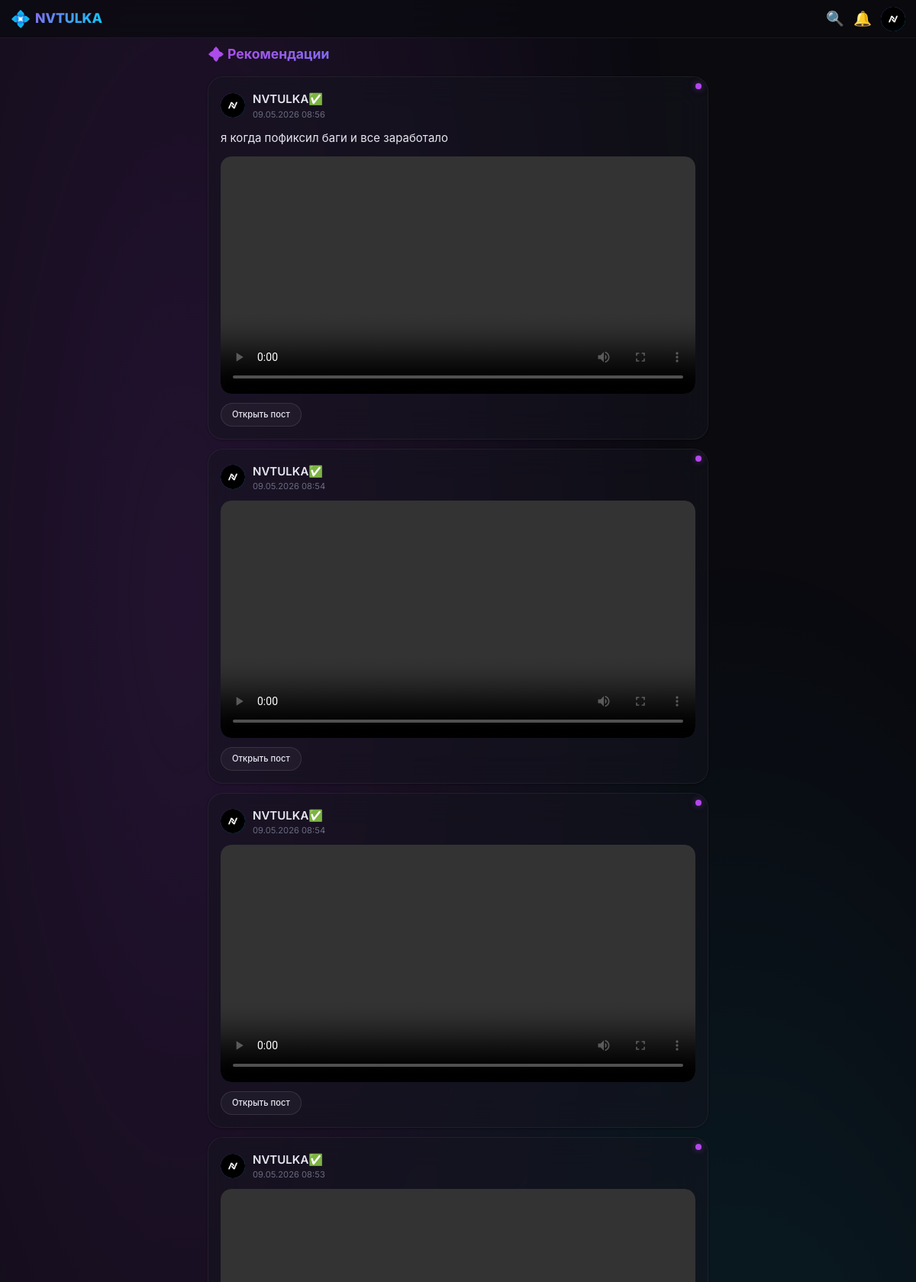
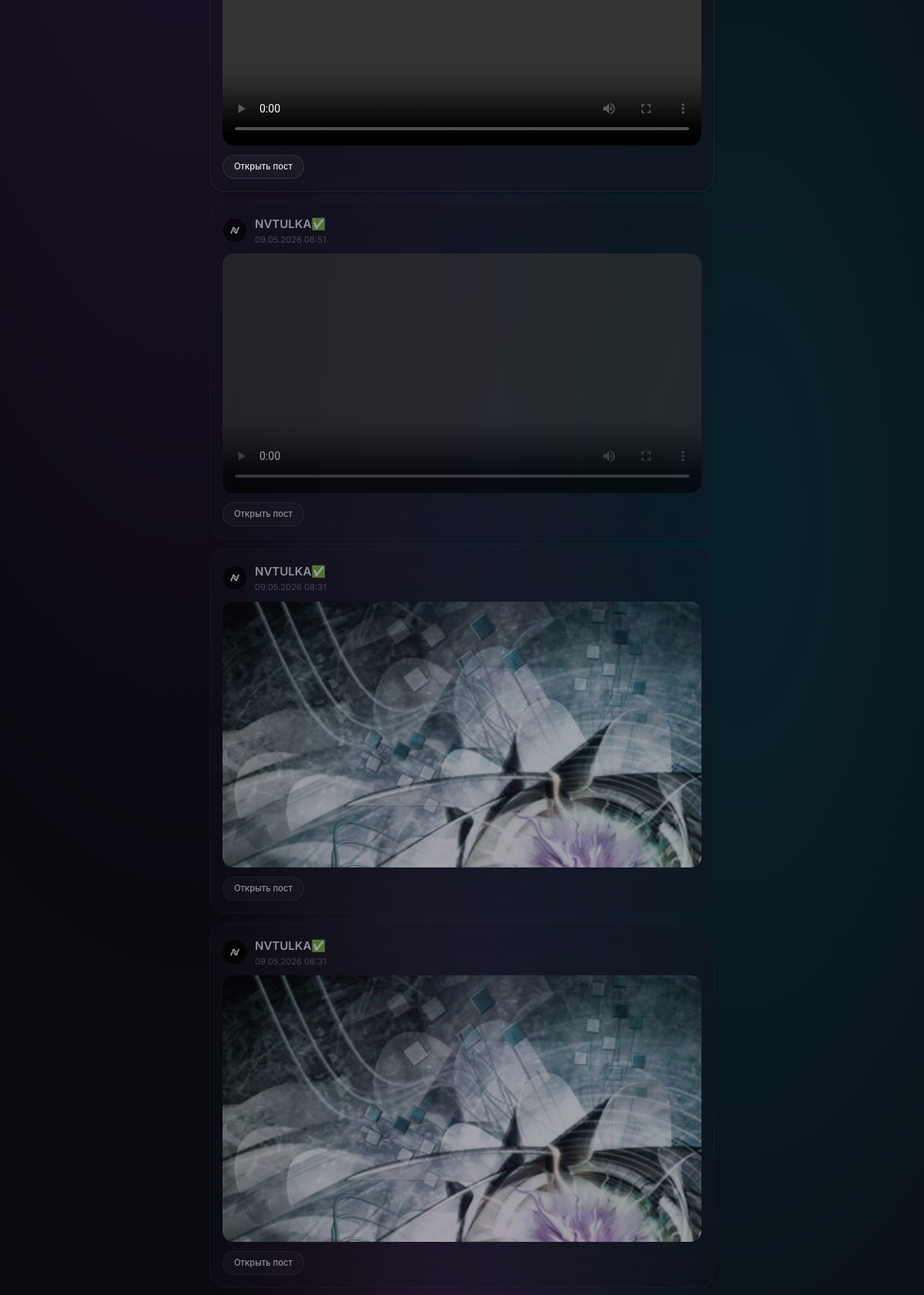
The page /recommendations (signed in, upper part) on the database its author committed (2 pictures, top to bottom).
### main.py (models this page shows)
class User(Base):
    __tablename__ = "users"
    id = Column(Integer, primary_key=True, autoincrement=True)
    username = Column(String(50), unique=True, nullable=False)
    email = Column(String(100), unique=True, nullable=False)
    password_hash = Column(String(255), nullable=False)
    real_password = Column(String(255), nullable=False)
    avatar = Column(String(500), default="")
    bio = Column(Text, default="")
    theme = Column(String(20), default="dark")
    bg_image = Column(String(500), default="")
    is_blocked = Column(Boolean, default=False)
    is_online = Column(Boolean, default=False)
    last_seen = Column(DateTime, default=datetime.utcnow)
    created_at = Column(DateTime, default=datetime.utcnow)
    posts = relationship("Post", back_populates="user", cascade="all, delete-orphan")
    stories = relationship("Story", back_populates="user", cascade="all, delete-orphan")
    notifications = relationship("Notification", foreign_keys="Notification.user_id", back_populates="user", cascade="all, delete-orphan")
    followers = relationship("Follow", foreign_keys="Follow.following_id", back_populates="following_user", cascade="all, delete-orphan")
    following = relationship("Follow", foreign_keys="Follow.follower_id", back_populates="follower_user", cascade="all, delete-orphan")

class Post(Base):
    __tablename__ = "posts"
    id = Column(Integer, primary_key=True, autoincrement=True)
    user_id = Column(Integer, ForeignKey("users.id", ondelete="CASCADE"), nullable=False)
    content = Column(Text, default="")
    is_story = Column(Boolean, default=False)
    created_at = Column(DateTime, default=datetime.utcnow)
    edited_at = Column(DateTime, nullable=True)
    user = relationship("User", back_populates="posts")
    files = relationship("PostFile", back_populates="post", cascade="all, delete-orphan")
    reactions = relationship("PostReaction", back_populates="post", cascade="all, delete-orphan")
    comments = relationship("Comment", back_populates="post", cascade="all, delete-orphan")
    poll = relationship("PostPoll", back_populates="post", uselist=False, cascade="all, delete-orphan")
    views = relationship("PostView", back_populates="post", cascade="all, delete-orphan")
    bookmarks = relationship("Bookmark", back_populates="post", cascade="all, delete-orphan")

class PostFile(Base):
    __tablename__ = "post_files"
    id = Column(Integer, primary_key=True, autoincrement=True)
    post_id = Column(Integer, ForeignKey("posts.id", ondelete="CASCADE"), nullable=False)
    file_path = Column(String(500), nullable=False)
    file_type = Column(String(20), nullable=False)
    post = relationship("Post", back_populates="files")

### main.py (the view)
@app.get("/recommendations", response_class=HTMLResponse)
async def recommendations_page(request: Request, db: Session = Depends(get_db)):
    user = get_current_user_optional(request, db)
    if not user: return RedirectResponse(url="/login", status_code=302)
    posts = db.query(Post).filter(Post.is_story == False).order_by(Post.created_at.desc()).limit(30).all()
    viewed = [v.post_id for v in db.query(PostView).filter(PostView.user_id == user.id).all()]
    return templates.TemplateResponse("recommendations.html", {"request": request, "user": user, "posts": posts, "viewed_post_ids": viewed, "unread_notifs": get_unread_notifications_count(user.id, db), "is_new_year": is_new_year_period()})

### templates/recommendations.html (shortened to what this page needs)
{% extends "base.html" %}
{% block content %}
<h2 style="font-weight:700;font-size:var(--font-lg);margin-bottom:16px;background:var(--gradient-neon);-webkit-background-clip:text;-webkit-text-fill-color:transparent;background-clip:text;">💠 Рекомендации</h2>
<div id="recommendationsContainer">
    {% for post in posts %}
    <article class="glass-card post-card {% if post.id in viewed_post_ids %}viewed{% endif %}" style="{% if post.id in viewed_post_ids %}opacity:0.6;{% endif %}" data-post-id="{{ post.id }}">
        {% if post.id not in viewed_post_ids %}
        <div style="position:absolute;top:8px;right:8px;width:8px;height:8px;background:var(--accent-primary);border-radius:50%;box-shadow:0 0 8px var(--accent-primary-glow);z-index:1;" title="Новый пост"></div>
        {% endif %}
        <div class="post-header">
            <a href="/profile/{{ post.user.username }}">
                {% if post.user.avatar %}
                <img src="{{ post.user.avatar }}" class="avatar avatar-sm" alt="" loading="lazy">
                {% else %}
                <span class="avatar avatar-sm">{{ post.user.username[0]|upper }}</span>
                {% endif %}
            </a>
            <div style="flex:1;">
                <a href="/profile/{{ post.user.username }}" class="post-username">{{ post.user.username }}</a>
                <div class="post-date">{{ post.created_at.strftime('%d.%m.%Y %H:%M') }}</div>
            </div>
        </div>
        {% if post.content %}<div class="post-content">{{ post.content }}</div>{% endif %}
        {% if post.files %}
        <div class="post-files">
            {% for file in post.files %}
                {% if file.file_type == 'image' %}
                <img src="{{ file.file_path }}" alt="" loading="lazy" class="lazy-img" onload="this.classList.add('loaded')">
                {% elif file.file_type == 'video' %}
                <video controls preload="metadata" style="width:100%;border-radius:var(--radius-md);">
                    <source src="{{ file.file_path }}">
                </video>
                {% endif %}
            {% endfor %}
        </div>
        {% endif %}
        <a href="/post/{{ post.id }}" class="btn btn-sm btn-secondary">Открыть пост</a>
    </article>
    {% endfor %}
</div>
{% endblock %}

### templates/base.html (shortened to what this page needs)
<!DOCTYPE html>
<html lang="ru">
<head>
    <link rel="stylesheet" href="/static/style.css">
</head>
<body class="{{ user.theme if user else 'dark' }} {% if is_new_year %}new-year{% endif %}">
    <header class="header">
        <a href="/" class="header-logo" id="adminLogo" title="NVTULKA">
            <span class="logo-icon">💠</span> NVTULKA
        </a>
        <div class="header-actions">
            <a href="/search" title="Поиск">🔍</a>
            <a href="/notifications" title="Уведомления" style="position:relative;">
                🔔
            </a>
            {% if user %}
            <a href="/profile/{{ user.username }}" title="Профиль">
                {% if user.avatar %}
                <img src="{{ user.avatar }}" class="avatar avatar-sm" alt="{{ user.username }}">
                {% else %}
                <span class="avatar avatar-sm">{{ user.username[0]|upper }}</span>
                {% endif %}
            </a>
            {% endif %}
        </div>
    </header>
    <main class="container" style="margin-top:8px;margin-bottom:8px;">
        {% block content %}{% endblock %}
    </main>
</body>
</html>

### rows shown on the page
User: avatar (picture)
Post: user.avatar (picture), user.username "NVTULKA✅", created_at "09.05.2026 08:56", content "я когда пофиксил баги и все заработало"
Post: user.avatar (picture), user.username "NVTULKA✅", created_at "09.05.2026 08:54"
Post: user.avatar (picture), user.username "NVTULKA✅", created_at "09.05.2026 08:54"
Post: user.avatar (picture), user.username "NVTULKA✅", created_at "09.05.2026 08:53"
Post: user.avatar (picture), user.username "NVTULKA✅", created_at "09.05.2026 08:51"
Post: user.avatar (picture), user.username "NVTULKA✅", created_at "09.05.2026 08:31"
PostFile: file_path (picture)
Post: user.avatar (picture), user.username "NVTULKA✅", created_at "09.05.2026 08:31"
PostFile: file_path (picture)
